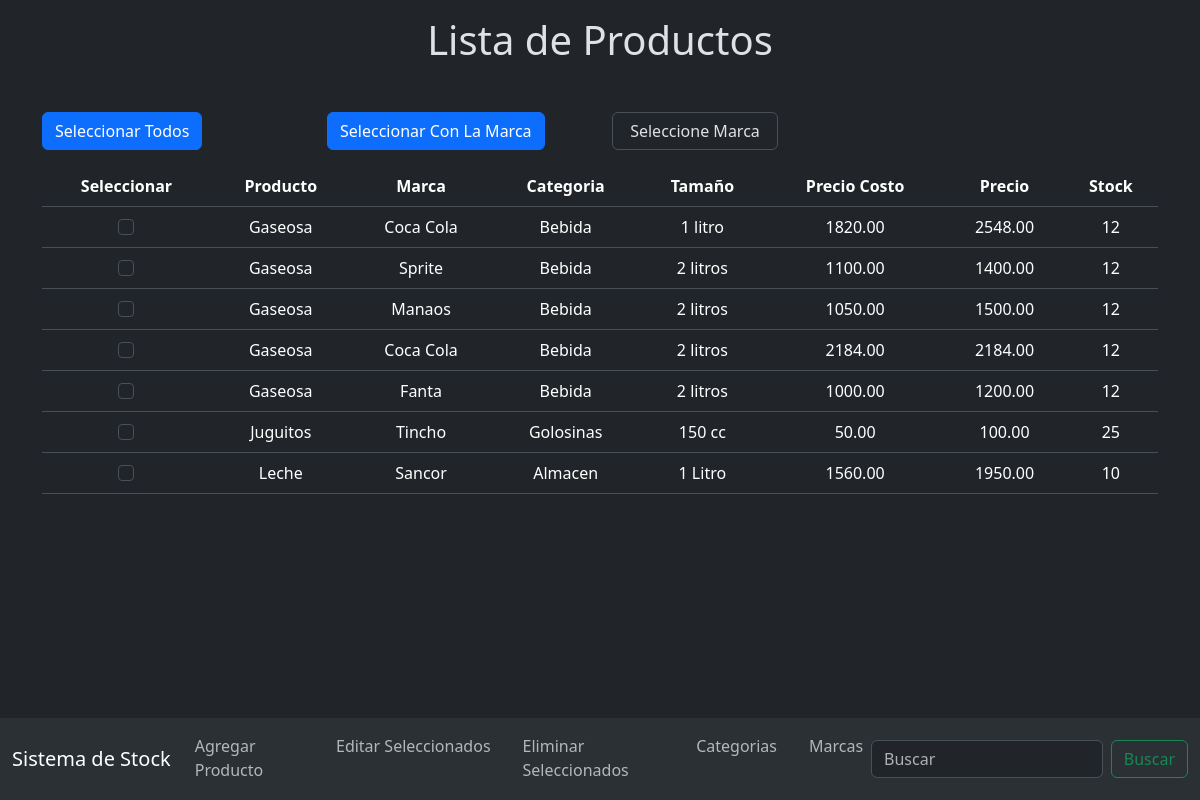
The page / on the database its author committed.
### tables this page shows
CREATE TABLE `productos` (
  `ID_Producto` int(11) NOT NULL,
  `Nombre` varchar(255) NOT NULL,
  `ID_Categoria` int(11) DEFAULT NULL,
  `ID_Marca` int(11) DEFAULT NULL,
  `Tamaño` varchar(50) NOT NULL,
  `Precio_Costo` decimal(10,2) NOT NULL,
  `Precio` decimal(10,2) NOT NULL,
  `Stock` int(11) NOT NULL
);

CREATE TABLE `marcas` (
  `ID_Marca` int(11) NOT NULL,
  `Nombre_Marca` varchar(255) NOT NULL
);

CREATE TABLE `categorias` (
  `ID_Categoria` int(11) NOT NULL,
  `Nombre_Categoria` varchar(255) NOT NULL
);

### index.php (the view, shortened to what this page needs)
<!DOCTYPE html>
<html lang="en">
<head>
    <link rel="stylesheet" href="css/style.css">
    <link href="
https://cdn.jsdelivr.net/npm/sweetalert2@11.10.2/dist/sweetalert2.min.css
" rel="stylesheet">
    <link href="https://cdn.jsdelivr.net/npm/bootstrap@5.3.2/dist/css/bootstrap.min.css" rel="stylesheet">
</head>
<body data-bs-theme="dark">
<nav class="navbar navbar-expand-lg bg-body-tertiary fixed-bottom">
  <div class="container-fluid">
    <a class="navbar-brand" href="#">Sistema de Stock</a>
    <div class="collapse navbar-collapse" id="navbarSupportedContent">
      <ul class="navbar-nav ms-auto me-auto mb-2 mb-lg-0 nav-underline">
        <li class="nav-item">
          <a class="nav-link" href="views/v_agregar_prod.php">Agregar Producto</a>
        </li>
        <li class="nav-item">
          <input type="submit" class="nav-link" name="editarSeleccionados" value="Editar Seleccionados">
        </li>
        <li class="nav-item">
          <a id="eliminarSeleccionadosLink" class="nav-link" href="#">Eliminar Seleccionados</a>
        </li>
        <li class="nav-item">
          <a class="nav-link" href="views/v_lista_categorias.php">Categorias</a>
        </li>
        <li class="nav-item">
          <a class="nav-link" href="views/v_lista_marcas.php">Marcas</a>
        </li>
      </ul>
      <form class="d-flex" id="formBusqueda">
      <input class="form-control me-2" type="search" placeholder="Buscar" aria-label="Search" id="terminoBusqueda">
      <button class="btn btn-outline-success" type="submit">Buscar</button>
</form>
    </div>
  </div>
</nav>
<h1 class="text-center mt-3 mb-5">Lista de Productos</h1>
<div class="container">
<?php include "model/conexion_bd.php"?>
<div class="row">
<div class="col-3">
    <button class="btn btn-primary" id="seleccionarTodos" >Seleccionar Todos</button>
  </div>
  <div class="col-3">
  <button class="btn btn-primary" id="seleccionarProductosMarca">Seleccionar Con La Marca</button>
  </div>
  <div class="col-2">
  <select class="form-control text-center" id="seleccionarMarca"  name="Marca5">
  <option selected>Seleccione Marca</option>
                </select>
  </div>
</div>
<form id="editarFormulario" class="mb-5 pb-5" method="post" action="controllers/c_editar_prod.php">
    <table id="tabla1" class="table text-center">
        <thead>
            <tr>
                <th scope="col">Seleccionar</th>
                <th scope="col">Producto</th>
                <th scope="col">Marca</th>
                <th scope="col">Categoria</th>
                <th scope="col">Tamaño</th>
                <th scope="col">Precio Costo</th>
                <th scope="col">Precio</th>
                <th scope="col">Stock</th>
            </tr>
        </thead>
        <tbody>
            <?php include "controllers/c_lista.php"; ?>
        </tbody>
    </table>
</form>
</div>
</body>
</html>

### controllers/c_lista.php (shortened to what this page needs)
<?php
include "model/conexion_bd.php";
$sql = "SELECT * FROM productos ORDER BY Nombre";
$resultado = $conexion->query($sql);
if ($resultado->num_rows > 0) {
    while ($fila = $resultado->fetch_assoc()) {
        $id = $fila["ID_Producto"];
        $nombre = $fila["Nombre"];
        $categoria_id = $fila["ID_Categoria"];
        $marca_id = $fila["ID_Marca"];
        $tamaño = $fila["Tamaño"];
        $precio = $fila["Precio"];
        $stock = $fila["Stock"];
        $precio_costo = $fila["Precio_Costo"];
        $sqlCategoria = "SELECT Nombre_Categoria FROM Categorias WHERE ID_Categoria = $categoria_id";
        $resultadoCategoria = $conexion->query($sqlCategoria);
        $filaCategoria = $resultadoCategoria->fetch_assoc();
        $categoria_nombre = $filaCategoria["Nombre_Categoria"];
        $sqlMarca = "SELECT Nombre_Marca FROM Marcas WHERE ID_Marca = $marca_id";
        $resultadoMarca = $conexion->query($sqlMarca);
        $filaMarca = $resultadoMarca->fetch_assoc();
        $marca_nombre = $filaMarca["Nombre_Marca"];
        echo "<tr>";
        echo "<th scope='row'>";
        echo "    <input class='form-check-input producto-checkbox' type='checkbox' data-marca='$marca_id' value='$id' id='flexCheckDefault'>";
        echo "</th>";
        echo "<td>".$nombre."</td>";
        echo "<td>".$marca_nombre."</td>";
        echo "<td>".$categoria_nombre."</td>";
        echo "<td>".$tamaño."</td>";
        echo "<td>".$precio_costo."</td>";
        echo "<td>".$precio."</td>";
        echo "<td>".$stock."</td>";
        echo "</tr>";
    }
}
?>

### rows shown on the page
productos: Nombre "Gaseosa", ID_Marca.Nombre_Marca "Coca Cola", ID_Categoria.Nombre_Categoria "Bebida", Tamaño "1 litro", Precio_Costo "1820.00", Precio "2548.00", Stock "12"
productos: Nombre "Gaseosa", ID_Marca.Nombre_Marca "Sprite", ID_Categoria.Nombre_Categoria "Bebida", Tamaño "2 litros", Precio_Costo "1100.00", Precio "1400.00", Stock "12"
productos: Nombre "Gaseosa", ID_Marca.Nombre_Marca "Manaos", ID_Categoria.Nombre_Categoria "Bebida", Tamaño "2 litros", Precio_Costo "1050.00", Precio "1500.00", Stock "12"
productos: Nombre "Gaseosa", ID_Marca.Nombre_Marca "Coca Cola", ID_Categoria.Nombre_Categoria "Bebida", Tamaño "2 litros", Precio_Costo "2184.00", Precio "2184.00", Stock "12"
productos: Nombre "Gaseosa", ID_Marca.Nombre_Marca "Fanta", ID_Categoria.Nombre_Categoria "Bebida", Tamaño "2 litros", Precio_Costo "1000.00", Precio "1200.00", Stock "12"
productos: Nombre "Juguitos", ID_Marca.Nombre_Marca "Tincho", ID_Categoria.Nombre_Categoria "Golosinas", Tamaño "150 cc", Precio_Costo "50.00", Precio "100.00", Stock "25"
productos: Nombre "Leche", ID_Marca.Nombre_Marca "Sancor", ID_Categoria.Nombre_Categoria "Almacen", Tamaño "1 Litro", Precio_Costo "1560.00", Precio "1950.00", Stock "10"
